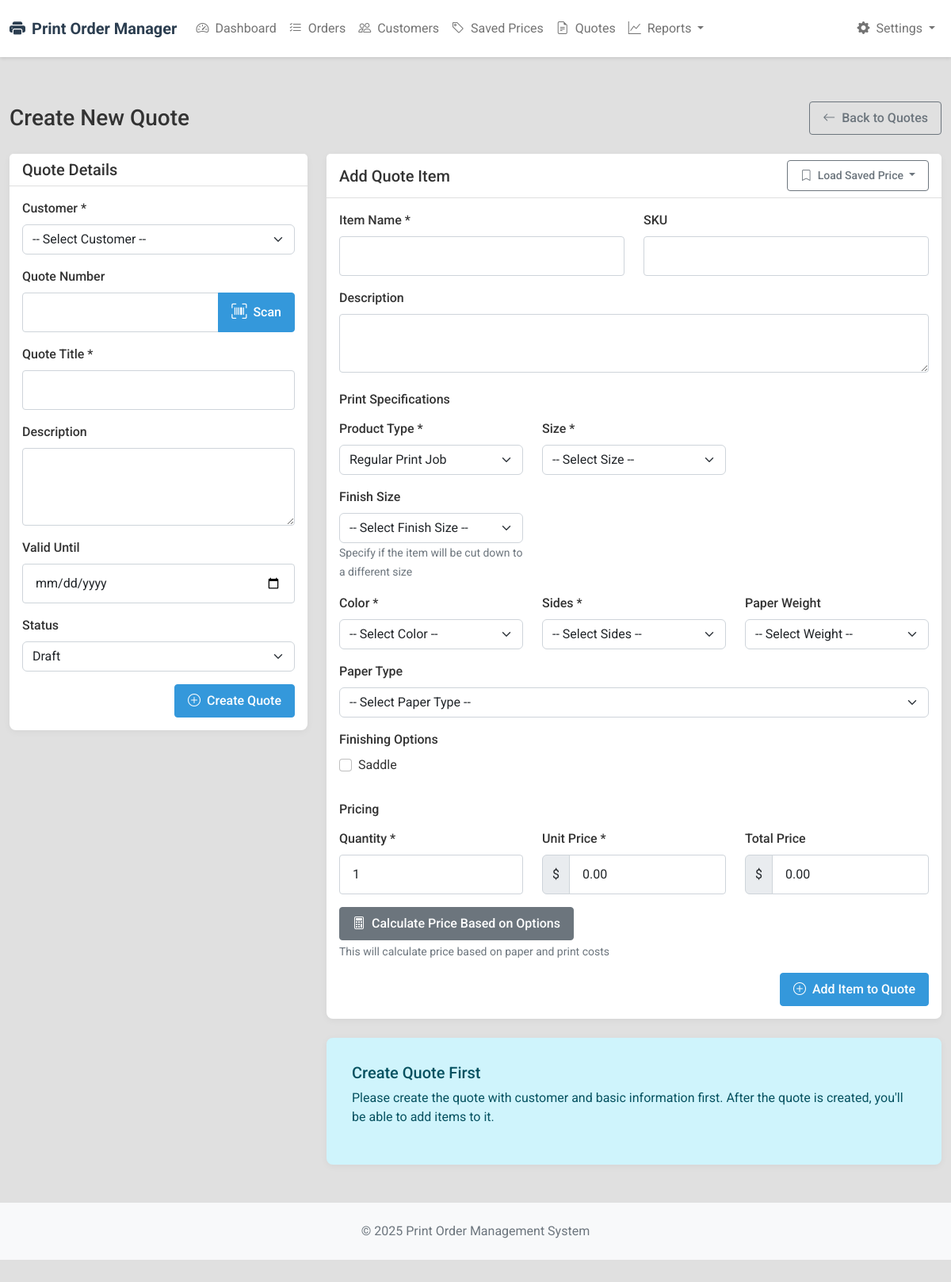
Before: /quotes/create with the older database file.
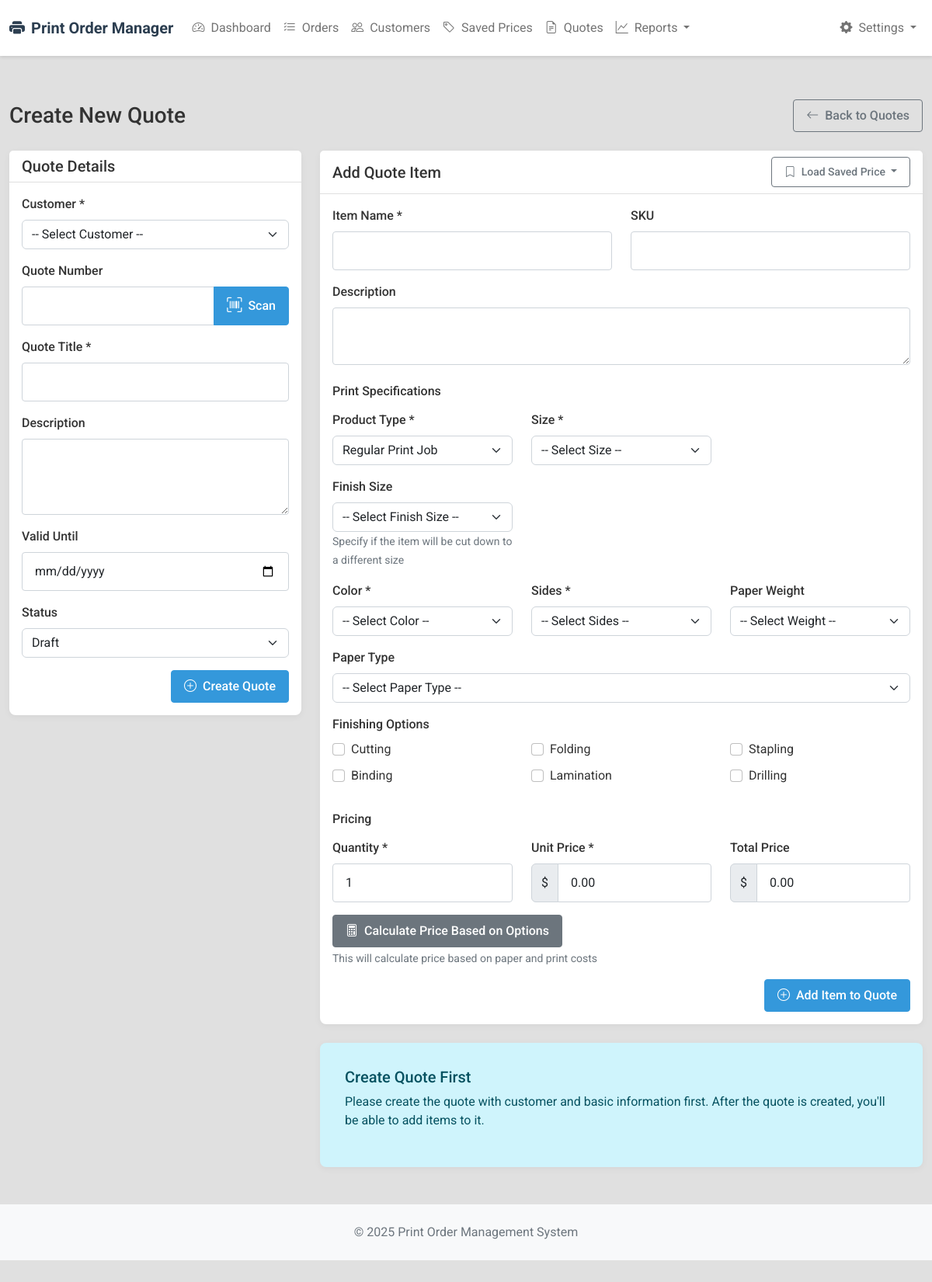
After: the same page with the newer database file.
### models.py (models this page shows, shortened)
class FinishingOption(db.Model):
    id = db.Column(db.Integer, primary_key=True)
    name = db.Column(db.String(100), nullable=False)
    description = db.Column(db.Text)
    category = db.Column(db.String(50))  # "Binding", "Lamination", "Folding", etc.
    base_price = db.Column(db.Float, default=0.0)  # Starting price
    price_per_piece = db.Column(db.Float, default=0.0)  # Additional price per piece
    price_per_sqft = db.Column(db.Float, default=0.0)  # For large format options
    minimum_price = db.Column(db.Float, default=0.0)  # Minimum charge

### routes.py (the view, shortened to what this page needs)
@app.route('/quotes/create', methods=['GET', 'POST'])
@login_required
def quotes_create():
    customers = Customer.query.order_by(Customer.name).all()
    paper_options = PaperOption.query.order_by(PaperOption.category, PaperOption.name).all()
    finishing_options = FinishingOption.query.order_by(FinishingOption.category, FinishingOption.name).all()
    return render_template('quotes/create.html',
                          customers=customers,
                          paper_options=paper_options,
                          finishing_options=finishing_options)

### routes.py (called while the page is built, shortened)
def login_required(f):
    @functools.wraps(f)
    def decorated_function(*args, **kwargs):
        return f(*args, **kwargs)
    return decorated_function

@app.before_request
def get_default_user():
    g.user = User.query.filter_by(role='admin').first()

### templates/quotes/create.html (shortened to what the changed rows need)
{% extends "layout.html" %}
{% block page_header %}
<div class="d-flex justify-content-between align-items-center mb-4">
    <h1 class="h3 mb-0">Create New Quote</h1>
</div>
{% endblock %}
{% block content %}
<div class="row">
    <div class="col-md-8">
        <div class="card mb-4">
            <div class="card-body">
                <form action="#" method="post" id="quote-item-form">
                    <div class="mb-4">
                        <div class="row">
                            {% for option in finishing_options %}
                                <div class="col-md-4 mb-2">
                                    <div class="form-check">
                                        <input class="form-check-input finishing-option" type="checkbox" name="finishing_options"
                                               value="{{ option.name }}" id="finishing_{{ option.id }}"
                                               data-base-price="{{ option.base_price }}"
                                               data-per-piece="{{ option.price_per_piece }}"
                                               data-per-sqft="{{ option.price_per_sqft }}"
                                               data-minimum="{{ option.minimum_price }}">
                                        <label class="form-check-label" for="finishing_{{ option.id }}">
                                            {{ option.name }}
                                        </label>
                                    </div>
                                </div>
                            {% else %}
                                <div class="col-md-4 mb-2">
                                    <div class="form-check">
                                        <input class="form-check-input finishing-option" type="checkbox" name="finishing_options"
                                               value="Cutting" id="finishing_cutting"
                                               data-base-price="5.00"
                                               data-per-piece="0.10"
                                               data-per-sqft="0.00"
                                               data-minimum="5.00">
                                        <label class="form-check-label" for="finishing_cutting">Cutting</label>
                                    </div>
                                </div>
                                <div class="col-md-4 mb-2">
                                    <div class="form-check">
                                        <input class="form-check-input finishing-option" type="checkbox" name="finishing_options"
                                               value="Folding" id="finishing_folding"
                                               data-base-price="5.00"
                                               data-per-piece="0.05"
                                               data-per-sqft="0.00"
                                               data-minimum="5.00">
                                        <label class="form-check-label" for="finishing_folding">Folding</label>
                                    </div>
                                </div>
                                <div class="col-md-4 mb-2">
                                    <div class="form-check">
                                        <input class="form-check-input finishing-option" type="checkbox" name="finishing_options"
                                               value="Stapling" id="finishing_stapling"
                                               data-base-price="2.00"
                                               data-per-piece="0.05"
                                               data-per-sqft="0.00"
                                               data-minimum="2.00">
                                        <label class="form-check-label" for="finishing_stapling">Stapling</label>
                                    </div>
                                </div>
                                <div class="col-md-4 mb-2">
                                    <div class="form-check">
                                        <input class="form-check-input finishing-option" type="checkbox" name="finishing_options"
                                               value="Binding" id="finishing_binding"
                                               data-base-price="10.00"
                                               data-per-piece="0.50"
                                               data-per-sqft="0.00"
                                               data-minimum="10.00">
                                        <label class="form-check-label" for="finishing_binding">Binding</label>
                                    </div>
                                </div>
                                <div class="col-md-4 mb-2">
                                    <div class="form-check">
                                        <input class="form-check-input finishing-option" type="checkbox" name="finishing_options"
                                               value="Lamination" id="finishing_lamination"
                                               data-base-price="15.00"
                                               data-per-piece="1.00"
                                               data-per-sqft="0.50"
                                               data-minimum="15.00">
                                        <label class="form-check-label" for="finishing_lamination">Lamination</label>
                                    </div>
                                </div>
                                <div class="col-md-4 mb-2">
                                    <div class="form-check">
                                        <input class="form-check-input finishing-option" type="checkbox" name="finishing_options"
                                               value="Drilling" id="finishing_drilling"
                                               data-base-price="7.50"
                                               data-per-piece="0.15"
                                               data-per-sqft="0.00"
                                               data-minimum="7.50">
                                        <label class="form-check-label" for="finishing_drilling">Drilling</label>
                                    </div>
                                </div>
                            {% endfor %}
                        </div>
                    </div>
                </form>
            </div>
        </div>
    </div>
</div>
{% endblock %}

Changed rows visible on the page:
removed FinishingOption: name "Saddle"
Other visible differences:
form field finishing_options: (not shown) → "☐"
text now shown: "Cutting Folding Stapling Binding Lamination Drilling"
